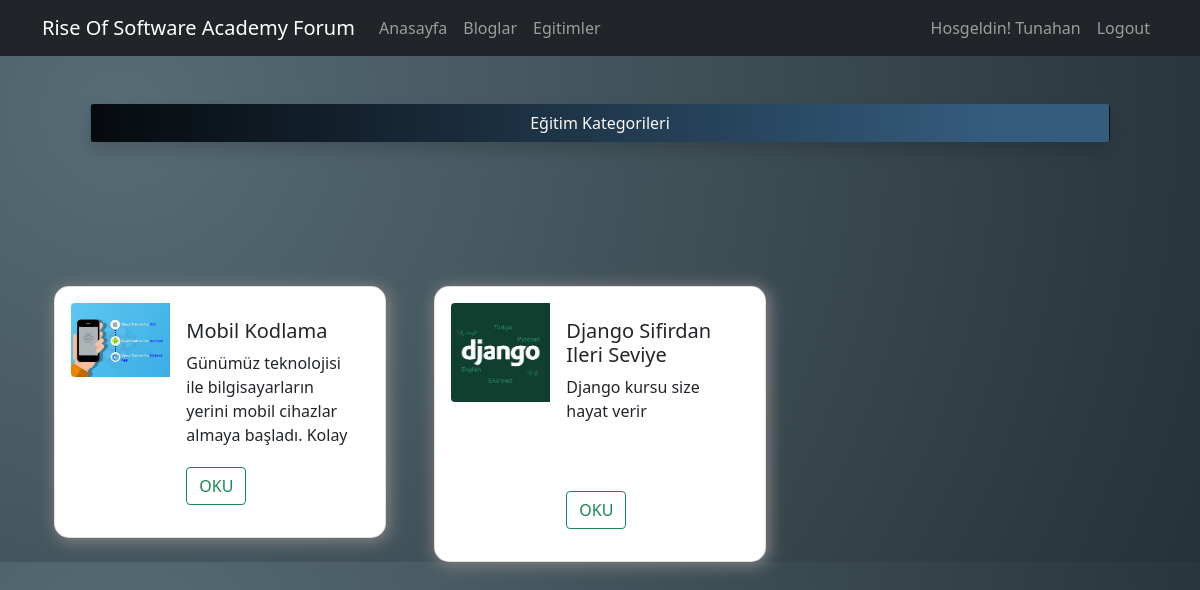
/education/ (signed in), run on the app's committed database.
### blog/models.py (models this page shows, shortened)
class Education(models.Model):
    name = models.CharField(max_length=300)
    description = models.TextField()
    is_active = models.BooleanField(default=True)
    picture = models.ImageField(upload_to="education")
    slug = models.SlugField(null=False, unique=True, db_index=True, editable=False)
    categories = models.ManyToManyField(Category)

### blog/views.py (the view)
# urls.py: path("education/", views.education, name="egitimler"),
def education(request):
    data = {
        "educations" : Education.objects.all(),
        "categories" : Category.objects.all()
    }
    return render(request, "blog/education.html", data)

### blog/templates/blog/education.html (shortened to what this page needs)
{% extends "body.html" %}
{% load static %}
{% block content %}
    <div class="container">
        <div class="row justify-content-center p-5">
            <button style="background: linear-gradient(89.7deg, rgb(0, 0, 0) -10.7%, rgb(53, 92, 125) 88.8%)!important;" class="btn text-light shadow" type="button" data-bs-toggle="offcanvas" data-bs-target="#offcanvasBottom" aria-controls="offcanvasBottom">Eğitim Kategorileri</button>
        </div>
        <div class="row mt-5 g-5">
            {% if educations|length > 0 %}
                {% for edu in educations  %}
                    {% if edu.is_active %}
                        {% include "blog/components/_educard.html" %}
                    {% endif %}
                {% endfor %}
            {% else %}
                <div class="alert alert-danger"> Bu Kategoride Eğitim Bulunmamaktadır. </div>
            {%endif%}
        </div>
    </div>
{% endblock  %}

### templates/compont/_navbar.html (shortened to what this page needs)
<nav class="navbar navbar-expand-lg navbar-dark bg-dark">
    <div class="container">
      <a class="navbar-brand" href="#">Rise Of Software Academy Forum</a>
      <div class="collapse navbar-collapse" id="navbarColor01">
        <ul class="navbar-nav me-auto mb-2 mb-lg-0">
          <li class="nav-item">
            <a class="nav-link" aria-current="page" href="{% url 'anasayfa' %}">Anasayfa</a>
          </li>
          <li class="nav-item">
            <a class="nav-link" href="{% url 'bloglar' %}">Bloglar</a>
          </li>
          <li class="nav-item">
            <a class="nav-link" href="{% url 'egitimler' %}">Egitimler</a>
          </li>
        </ul>
        <ul class="navbar-nav ms-auto mb-2 mb-lg-0">
          {% if user.is_authenticated %}
            <li class="nav-item">
              <a class="nav-link" href="#">Hosgeldin! {{user.username|title}}</a>
            </li>
            <li class="nav-item">
              <a class="nav-link" href="{% url 'logout' %}">Logout</a>
            </li>
          {% endif %}
        </ul>
      </div>
    </div>
  </nav>

### blog/templates/blog/components/_educard.html
{% load static %}
<div class="col-12 col-md-6 col-xl-4">
    <div class="p-3 card" style="box-shadow: 2px 2px 15px 2px gray; border-radius: 15px;">
        <div class="row g-0">
            <div class="col-md-4">
                <img class="bd-placeholder-img img-fluid rounded-start" width="100%" height="100%" src="{{edu.picture.url}}" >
            </div>
            <div class="col-md-8">
                <div class="card-body">
                <h5 class="card-title">{{ edu.name }}</h5>
                <p class="card-text" style="height: 100px; overflow: hidden;">{{ edu.description }}</p>
                <a class="btn btn-outline-success" href="{% url 'detailsEdu' edu.slug %}">OKU</a>
                </div>
            </div>
        </div>
    </div>
</div>

### data on the page
Education: picture (picture), name "Mobil Kodlama", description "Günümüz teknolojisi ile bilgisayarların yerini mobil cihazlar almaya başladı. Kolay…"
Education: picture (picture), name "Django Sifirdan Ileri Seviye", description "Django kursu size hayat verir"

### other printed values
{{ user.username|title }} "Tunahan"
